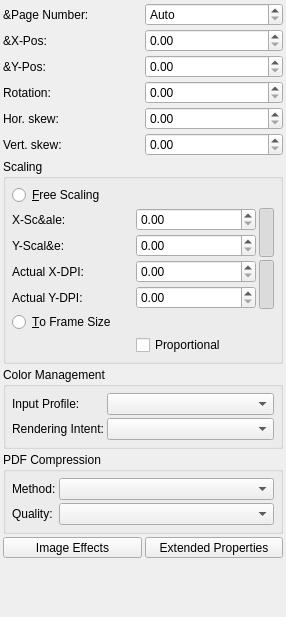
<?xml version="1.0" encoding="UTF-8"?>
<ui version="4.0">
 <class>PropertiesPalette_ImageBase</class>
 <widget class="QWidget" name="PropertiesPalette_ImageBase">
  <property name="geometry">
   <rect>
    <x>0</x>
    <y>0</y>
    <width>286</width>
    <height>617</height>
   </rect>
  </property>
  <layout class="QVBoxLayout" name="verticalLayout">
   <property name="spacing">
    <number>3</number>
   </property>
   <property name="leftMargin">
    <number>3</number>
   </property>
   <property name="topMargin">
    <number>3</number>
   </property>
   <property name="rightMargin">
    <number>3</number>
   </property>
   <property name="bottomMargin">
    <number>3</number>
   </property>
   <item>
    <layout class="QGridLayout" name="gridLayout">
     <property name="spacing">
      <number>3</number>
     </property>
     <item row="2" column="0">
      <widget class="QLabel" name="xposImgLabel">
       <property name="text">
        <string>&amp;X-Pos:</string>
       </property>
      </widget>
     </item>
     <item row="2" column="1">
      <widget class="ScrSpinBox" name="imageXOffsetSpinBox">
       <property name="sizePolicy">
        <sizepolicy hsizetype="Minimum" vsizetype="Fixed">
         <horstretch>0</horstretch>
         <verstretch>0</verstretch>
        </sizepolicy>
       </property>
       <property name="toolTip">
        <string>Horizontal offset of image within frame</string>
       </property>
      </widget>
     </item>
     <item row="4" column="0">
      <widget class="QLabel" name="imageRotationLabel">
       <property name="text">
        <string>Rotation:</string>
       </property>
      </widget>
     </item>
     <item row="4" column="1">
      <widget class="ScrSpinBox" name="imageRotation">
       <property name="sizePolicy">
        <sizepolicy hsizetype="Minimum" vsizetype="Fixed">
         <horstretch>0</horstretch>
         <verstretch>0</verstretch>
        </sizepolicy>
       </property>
      </widget>
     </item>
     <item row="5" column="0">
      <widget class="QLabel" name="imageSkewXLabel">
       <property name="text">
        <string>Hor. skew:</string>
       </property>
      </widget>
     </item>
     <item row="5" column="1">
      <widget class="ScrSpinBox" name="imageSkewX">
       <property name="sizePolicy">
        <sizepolicy hsizetype="Minimum" vsizetype="Fixed">
         <horstretch>0</horstretch>
         <verstretch>0</verstretch>
        </sizepolicy>
       </property>
      </widget>
     </item>
     <item row="6" column="0">
      <widget class="QLabel" name="imageSkewYLabel">
       <property name="text">
        <string>Vert. skew:</string>
       </property>
      </widget>
     </item>
     <item row="6" column="1">
      <widget class="ScrSpinBox" name="imageSkewY">
       <property name="sizePolicy">
        <sizepolicy hsizetype="Minimum" vsizetype="Fixed">
         <horstretch>0</horstretch>
         <verstretch>0</verstretch>
        </sizepolicy>
       </property>
      </widget>
     </item>
     <item row="1" column="0">
      <widget class="QLabel" name="imagePageNumberLabel">
       <property name="text">
        <string>&amp;Page Number:</string>
       </property>
      </widget>
     </item>
     <item row="3" column="0">
      <widget class="QLabel" name="yposImgLabel">
       <property name="text">
        <string>&amp;Y-Pos:</string>
       </property>
      </widget>
     </item>
     <item row="3" column="1">
      <widget class="ScrSpinBox" name="imageYOffsetSpinBox">
       <property name="sizePolicy">
        <sizepolicy hsizetype="Minimum" vsizetype="Fixed">
         <horstretch>0</horstretch>
         <verstretch>0</verstretch>
        </sizepolicy>
       </property>
       <property name="toolTip">
        <string>Vertical offset of image within frame</string>
       </property>
      </widget>
     </item>
     <item row="1" column="1">
      <widget class="ScrSpinBox" name="imagePageNumber">
       <property name="sizePolicy">
        <sizepolicy hsizetype="Minimum" vsizetype="Fixed">
         <horstretch>0</horstretch>
         <verstretch>0</verstretch>
        </sizepolicy>
       </property>
       <property name="specialValueText">
        <string>Auto</string>
       </property>
      </widget>
     </item>
    </layout>
   </item>
   <item>
    <widget class="QGroupBox" name="scalingGroupBox">
     <property name="title">
      <string>Scaling</string>
     </property>
     <layout class="QGridLayout" name="gridLayout_2">
      <property name="leftMargin">
       <number>6</number>
      </property>
      <property name="topMargin">
       <number>6</number>
      </property>
      <property name="rightMargin">
       <number>6</number>
      </property>
      <property name="bottomMargin">
       <number>6</number>
      </property>
      <property name="spacing">
       <number>3</number>
      </property>
      <item row="2" column="2" rowspan="2">
       <widget class="LinkButton" name="keepImageWHRatioButton">
        <property name="maximumSize">
         <size>
          <width>15</width>
          <height>32767</height>
         </size>
        </property>
        <property name="toolTip">
         <string>Keep the X and Y scaling the same</string>
        </property>
        <property name="checkable">
         <bool>true</bool>
        </property>
        <property name="checked">
         <bool>true</bool>
        </property>
        <property name="autoRaise">
         <bool>true</bool>
        </property>
       </widget>
      </item>
      <item row="2" column="0">
       <widget class="QLabel" name="xscaleLabel">
        <property name="text">
         <string>X-Sc&amp;ale:</string>
        </property>
       </widget>
      </item>
      <item row="2" column="1">
       <widget class="ScrSpinBox" name="imageXScaleSpinBox">
        <property name="sizePolicy">
         <sizepolicy hsizetype="Minimum" vsizetype="Fixed">
          <horstretch>0</horstretch>
          <verstretch>0</verstretch>
         </sizepolicy>
        </property>
        <property name="toolTip">
         <string>Resize the image horizontally</string>
        </property>
       </widget>
      </item>
      <item row="3" column="0">
       <widget class="QLabel" name="yscaleLabel">
        <property name="text">
         <string>Y-Scal&amp;e:</string>
        </property>
       </widget>
      </item>
      <item row="4" column="0">
       <widget class="QLabel" name="imgDPIXLabel">
        <property name="text">
         <string>Actual X-DPI:</string>
        </property>
       </widget>
      </item>
      <item row="4" column="1">
       <widget class="ScrSpinBox" name="imgDpiX">
        <property name="sizePolicy">
         <sizepolicy hsizetype="Minimum" vsizetype="Fixed">
          <horstretch>0</horstretch>
          <verstretch>0</verstretch>
         </sizepolicy>
        </property>
        <property name="toolTip">
         <string>Effective horizontal DPI of the image after scaling</string>
        </property>
       </widget>
      </item>
      <item row="5" column="0">
       <widget class="QLabel" name="imgDPIYLabel">
        <property name="text">
         <string>Actual Y-DPI:</string>
        </property>
       </widget>
      </item>
      <item row="5" column="1">
       <widget class="ScrSpinBox" name="imgDpiY">
        <property name="sizePolicy">
         <sizepolicy hsizetype="Minimum" vsizetype="Fixed">
          <horstretch>0</horstretch>
          <verstretch>0</verstretch>
         </sizepolicy>
        </property>
        <property name="toolTip">
         <string>Effective vertical DPI of the image after scaling</string>
        </property>
       </widget>
      </item>
      <item row="4" column="2" rowspan="2">
       <widget class="LinkButton" name="keepImageDPIRatioButton">
        <property name="maximumSize">
         <size>
          <width>15</width>
          <height>32767</height>
         </size>
        </property>
        <property name="checkable">
         <bool>true</bool>
        </property>
        <property name="checked">
         <bool>true</bool>
        </property>
        <property name="autoRaise">
         <bool>true</bool>
        </property>
       </widget>
      </item>
      <item row="3" column="1">
       <widget class="ScrSpinBox" name="imageYScaleSpinBox">
        <property name="sizePolicy">
         <sizepolicy hsizetype="Minimum" vsizetype="Fixed">
          <horstretch>0</horstretch>
          <verstretch>0</verstretch>
         </sizepolicy>
        </property>
        <property name="toolTip">
         <string>Resize the image vertically</string>
        </property>
       </widget>
      </item>
      <item row="6" column="0" colspan="3">
       <widget class="QRadioButton" name="frameScale">
        <property name="toolTip">
         <string>Make the image fit within the size of the frame</string>
        </property>
        <property name="text">
         <string>&amp;To Frame Size</string>
        </property>
       </widget>
      </item>
      <item row="0" column="0" colspan="3">
       <widget class="QRadioButton" name="freeScale">
        <property name="toolTip">
         <string>Allow the image to be a different size to the frame</string>
        </property>
        <property name="text">
         <string>&amp;Free Scaling</string>
        </property>
       </widget>
      </item>
      <item row="7" column="1">
       <widget class="QCheckBox" name="cbProportional">
        <property name="toolTip">
         <string>Use image proportions rather than those of the frame</string>
        </property>
        <property name="text">
         <string>Proportional</string>
        </property>
       </widget>
      </item>
     </layout>
    </widget>
   </item>
   <item>
    <widget class="QGroupBox" name="colorMgmtGroup">
     <property name="title">
      <string>Color Management</string>
     </property>
     <layout class="QGridLayout" name="gridLayout_4">
      <property name="leftMargin">
       <number>6</number>
      </property>
      <property name="topMargin">
       <number>6</number>
      </property>
      <property name="rightMargin">
       <number>6</number>
      </property>
      <property name="bottomMargin">
       <number>6</number>
      </property>
      <property name="spacing">
       <number>3</number>
      </property>
      <item row="0" column="0">
       <widget class="QLabel" name="inputProfLabel">
        <property name="text">
         <string>Input Profile:</string>
        </property>
       </widget>
      </item>
      <item row="0" column="1">
       <widget class="QComboBox" name="inputProfiles">
        <property name="sizePolicy">
         <sizepolicy hsizetype="Expanding" vsizetype="Fixed">
          <horstretch>0</horstretch>
          <verstretch>0</verstretch>
         </sizepolicy>
        </property>
        <property name="toolTip">
         <string>Source profile of the image</string>
        </property>
       </widget>
      </item>
      <item row="1" column="0">
       <widget class="QLabel" name="renderIntentLabel">
        <property name="text">
         <string>Rendering Intent:</string>
        </property>
       </widget>
      </item>
      <item row="1" column="1">
       <widget class="QComboBox" name="renderIntent">
        <property name="sizePolicy">
         <sizepolicy hsizetype="Expanding" vsizetype="Fixed">
          <horstretch>0</horstretch>
          <verstretch>0</verstretch>
         </sizepolicy>
        </property>
        <property name="toolTip">
         <string>Rendering intent for the image</string>
        </property>
       </widget>
      </item>
     </layout>
    </widget>
   </item>
   <item>
    <widget class="QGroupBox" name="pdfCompressionGroup">
     <property name="title">
      <string>PDF Compression</string>
     </property>
     <layout class="QGridLayout" name="gridLayout_3">
      <property name="leftMargin">
       <number>6</number>
      </property>
      <property name="topMargin">
       <number>6</number>
      </property>
      <property name="rightMargin">
       <number>6</number>
      </property>
      <property name="bottomMargin">
       <number>6</number>
      </property>
      <property name="spacing">
       <number>3</number>
      </property>
      <item row="0" column="0">
       <widget class="QLabel" name="compressionMethodLabel">
        <property name="text">
         <string>Method:</string>
        </property>
       </widget>
      </item>
      <item row="0" column="1">
       <widget class="QComboBox" name="compressionMethod">
        <property name="sizePolicy">
         <sizepolicy hsizetype="Expanding" vsizetype="Fixed">
          <horstretch>0</horstretch>
          <verstretch>0</verstretch>
         </sizepolicy>
        </property>
        <property name="toolTip">
         <string>Compression method used in PDF export for the image</string>
        </property>
       </widget>
      </item>
      <item row="1" column="0">
       <widget class="QLabel" name="compressionQualityLabel">
        <property name="text">
         <string>Quality:</string>
        </property>
       </widget>
      </item>
      <item row="1" column="1">
       <widget class="QComboBox" name="compressionQuality">
        <property name="sizePolicy">
         <sizepolicy hsizetype="Expanding" vsizetype="Fixed">
          <horstretch>0</horstretch>
          <verstretch>0</verstretch>
         </sizepolicy>
        </property>
        <property name="toolTip">
         <string>Compression quality used in PDF export for the image</string>
        </property>
       </widget>
      </item>
     </layout>
    </widget>
   </item>
   <item>
    <layout class="QHBoxLayout" name="horizontalLayout">
     <property name="spacing">
      <number>3</number>
     </property>
     <item>
      <widget class="QToolButton" name="imgEffectsButton">
       <property name="sizePolicy">
        <sizepolicy hsizetype="MinimumExpanding" vsizetype="Fixed">
         <horstretch>0</horstretch>
         <verstretch>0</verstretch>
        </sizepolicy>
       </property>
       <property name="text">
        <string>Image Effects</string>
       </property>
      </widget>
     </item>
     <item>
      <widget class="QToolButton" name="imgExtProperties">
       <property name="sizePolicy">
        <sizepolicy hsizetype="MinimumExpanding" vsizetype="Fixed">
         <horstretch>0</horstretch>
         <verstretch>0</verstretch>
        </sizepolicy>
       </property>
       <property name="text">
        <string>Extended Properties</string>
       </property>
      </widget>
     </item>
    </layout>
   </item>
   <item>
    <spacer name="verticalSpacer">
     <property name="orientation">
      <enum>Qt::Vertical</enum>
     </property>
     <property name="sizeHint" stdset="0">
      <size>
       <width>20</width>
       <height>0</height>
      </size>
     </property>
    </spacer>
   </item>
  </layout>
 </widget>
 <customwidgets>
  <customwidget>
   <class>ScrSpinBox</class>
   <extends>QDoubleSpinBox</extends>
   <header>ui/scrspinbox.h</header>
  </customwidget>
  <customwidget>
   <class>LinkButton</class>
   <extends>QToolButton</extends>
   <header>ui/linkbutton.h</header>
  </customwidget>
 </customwidgets>
 <tabstops>
  <tabstop>imagePageNumber</tabstop>
  <tabstop>imageXOffsetSpinBox</tabstop>
  <tabstop>imageYOffsetSpinBox</tabstop>
  <tabstop>imageRotation</tabstop>
  <tabstop>imageSkewX</tabstop>
  <tabstop>imageSkewY</tabstop>
  <tabstop>freeScale</tabstop>
  <tabstop>imageXScaleSpinBox</tabstop>
  <tabstop>imageYScaleSpinBox</tabstop>
  <tabstop>imgDpiX</tabstop>
  <tabstop>imgDpiY</tabstop>
  <tabstop>keepImageWHRatioButton</tabstop>
  <tabstop>keepImageDPIRatioButton</tabstop>
  <tabstop>frameScale</tabstop>
  <tabstop>cbProportional</tabstop>
  <tabstop>inputProfiles</tabstop>
  <tabstop>renderIntent</tabstop>
  <tabstop>compressionMethod</tabstop>
  <tabstop>compressionQuality</tabstop>
  <tabstop>imgEffectsButton</tabstop>
  <tabstop>imgExtProperties</tabstop>
 </tabstops>
 <resources/>
 <connections/>
</ui>
